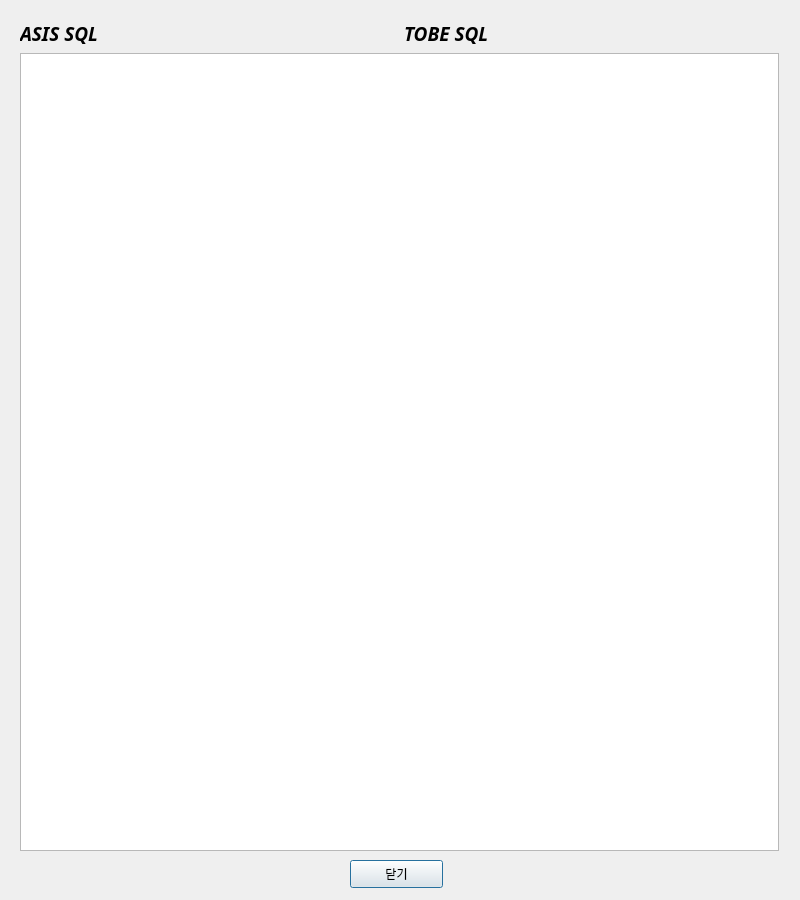
<?xml version="1.0" encoding="UTF-8"?>
<ui version="4.0">
 <class>CompareDialog</class>
 <widget class="QDialog" name="CompareDialog">
  <property name="windowModality">
   <enum>Qt::ApplicationModal</enum>
  </property>
  <property name="geometry">
   <rect>
    <x>0</x>
    <y>0</y>
    <width>800</width>
    <height>900</height>
   </rect>
  </property>
  <property name="windowTitle">
   <string>SQL 변경내역</string>
  </property>
  <widget class="QPushButton" name="btnCloseCompareWindow">
   <property name="geometry">
    <rect>
     <x>350</x>
     <y>860</y>
     <width>93</width>
     <height>28</height>
    </rect>
   </property>
   <property name="text">
    <string>닫기</string>
   </property>
  </widget>
  <widget class="QWidget" name="verticalLayoutWidget">
   <property name="geometry">
    <rect>
     <x>20</x>
     <y>20</y>
     <width>761</width>
     <height>831</height>
    </rect>
   </property>
   <layout class="QVBoxLayout" name="verticalLayout">
    <item>
     <layout class="QHBoxLayout" name="horizontalLayout">
      <item>
       <widget class="QLabel" name="label">
        <property name="font">
         <font>
          <family>맑은 고딕</family>
          <pointsize>14</pointsize>
          <weight>75</weight>
          <italic>true</italic>
          <bold>true</bold>
         </font>
        </property>
        <property name="text">
         <string>ASIS SQL</string>
        </property>
       </widget>
      </item>
      <item>
       <widget class="QLabel" name="label_2">
        <property name="font">
         <font>
          <family>맑은 고딕</family>
          <pointsize>14</pointsize>
          <weight>75</weight>
          <italic>true</italic>
          <bold>true</bold>
         </font>
        </property>
        <property name="text">
         <string>TOBE SQL</string>
        </property>
       </widget>
      </item>
     </layout>
    </item>
    <item>
     <widget class="QTableWidget" name="tblSqlCompare">
      <property name="maximumSize">
       <size>
        <width>759</width>
        <height>16777215</height>
       </size>
      </property>
      <property name="font">
       <font>
        <pointsize>8</pointsize>
       </font>
      </property>
      <property name="frameShadow">
       <enum>QFrame::Plain</enum>
      </property>
      <property name="lineWidth">
       <number>0</number>
      </property>
      <property name="horizontalScrollBarPolicy">
       <enum>Qt::ScrollBarAsNeeded</enum>
      </property>
      <property name="sizeAdjustPolicy">
       <enum>QAbstractScrollArea::AdjustToContents</enum>
      </property>
      <property name="showGrid">
       <bool>false</bool>
      </property>
      <attribute name="horizontalHeaderVisible">
       <bool>false</bool>
      </attribute>
      <column>
       <property name="text">
        <string>asis_sql_text</string>
       </property>
      </column>
      <column>
       <property name="text">
        <string>sqlline</string>
       </property>
      </column>
      <column>
       <property name="text">
        <string>tobe_sql_text</string>
       </property>
      </column>
     </widget>
    </item>
   </layout>
  </widget>
 </widget>
 <resources/>
 <connections/>
</ui>
